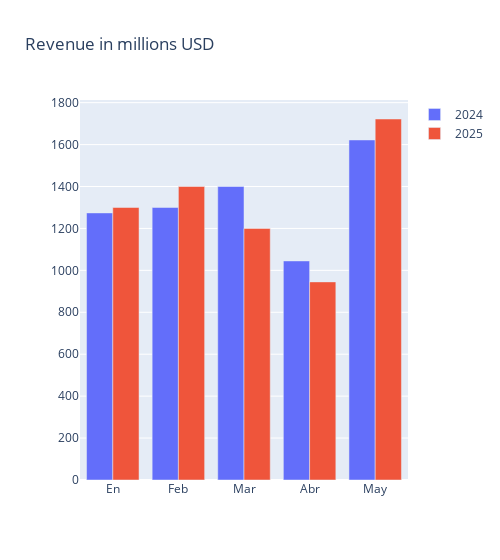

Here is the notebook cell this chart was saved with:
### Code cell
income_2025 = [1300, 1400, 1200, 945, 1722]
etiquetas = ['En', 'Feb', 'Mar', 'Abr', 'May']

fig = go.Figure()
fig.add_trace(go.Bar(x=etiquetas, y=income_2024, name='2024'))
fig.add_trace(go.Bar(x=etiquetas, y=income_2025, name='2025'))
fig.update_layout(width=500, title='Revenue in millions USD')
fig.show()

### Figure 1 — Plotly figure (JSON) as saved in the notebook; plotly's stock layout.template omitted (floating-point values rounded to 4 significant figures)
{"data": [{"name": "2024", "type": "bar", "x": ["En", "Feb", "Mar", "Abr", "May"], "y": [1274, 1300, 1400, 1045, 1622]}, {"name": "2025", "type": "bar", "x": ["En", "Feb", "Mar", "Abr", "May"], "y": [1300, 1400, 1200, 945, 1722]}], "layout": {"title": {"text": "Revenue in millions USD"}, "width": 500}}
